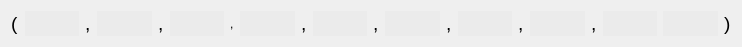
<?xml version="1.0" encoding="UTF-8"?>
<ui version="4.0">
 <class>Tuple10</class>
 <widget class="QWidget" name="Tuple10">
  <property name="geometry">
   <rect>
    <x>0</x>
    <y>0</y>
    <width>742</width>
    <height>46</height>
   </rect>
  </property>
  <property name="sizePolicy">
   <sizepolicy hsizetype="Expanding" vsizetype="Preferred">
    <horstretch>0</horstretch>
    <verstretch>0</verstretch>
   </sizepolicy>
  </property>
  <property name="windowTitle">
   <string>Form</string>
  </property>
  <layout class="QHBoxLayout" name="horizontalLayout">
   <item>
    <widget class="QLabel" name="label_5">
     <property name="text">
      <string>&lt;html&gt;&lt;head/&gt;&lt;body&gt;&lt;p&gt;&lt;span style=&quot; font-size:14pt;&quot;&gt;(&lt;/span&gt;&lt;/p&gt;&lt;/body&gt;&lt;/html&gt;</string>
     </property>
    </widget>
   </item>
   <item>
    <widget class="LECustomTuple" name="lineEditVal1">
     <property name="sizePolicy">
      <sizepolicy hsizetype="Expanding" vsizetype="Fixed">
       <horstretch>0</horstretch>
       <verstretch>0</verstretch>
      </sizepolicy>
     </property>
     <property name="minimumSize">
      <size>
       <width>0</width>
       <height>25</height>
      </size>
     </property>
     <property name="maximumSize">
      <size>
       <width>805</width>
       <height>16777215</height>
      </size>
     </property>
     <property name="styleSheet">
      <string notr="true">background:rgb(235,235,235);
border:0px;

</string>
     </property>
     <property name="readOnly">
      <bool>false</bool>
     </property>
    </widget>
   </item>
   <item>
    <widget class="QLabel" name="label_6">
     <property name="text">
      <string>&lt;html&gt;&lt;head/&gt;&lt;body&gt;&lt;p&gt;&lt;span style=&quot; font-size:14pt;&quot;&gt;,&lt;/span&gt;&lt;/p&gt;&lt;/body&gt;&lt;/html&gt;</string>
     </property>
    </widget>
   </item>
   <item>
    <widget class="LECustomTuple" name="lineEditVal2">
     <property name="sizePolicy">
      <sizepolicy hsizetype="Expanding" vsizetype="Fixed">
       <horstretch>0</horstretch>
       <verstretch>0</verstretch>
      </sizepolicy>
     </property>
     <property name="minimumSize">
      <size>
       <width>0</width>
       <height>25</height>
      </size>
     </property>
     <property name="maximumSize">
      <size>
       <width>10000</width>
       <height>16777215</height>
      </size>
     </property>
     <property name="focusPolicy">
      <enum>Qt::StrongFocus</enum>
     </property>
     <property name="styleSheet">
      <string notr="true">background:rgb(235,235,235);
border:0px;</string>
     </property>
    </widget>
   </item>
   <item>
    <widget class="QLabel" name="label_8">
     <property name="text">
      <string>&lt;html&gt;&lt;head/&gt;&lt;body&gt;&lt;p&gt;&lt;span style=&quot; font-size:14pt;&quot;&gt;,&lt;/span&gt;&lt;/p&gt;&lt;/body&gt;&lt;/html&gt;</string>
     </property>
    </widget>
   </item>
   <item>
    <widget class="LECustomTuple" name="lineEditVal3">
     <property name="sizePolicy">
      <sizepolicy hsizetype="Expanding" vsizetype="Fixed">
       <horstretch>0</horstretch>
       <verstretch>0</verstretch>
      </sizepolicy>
     </property>
     <property name="minimumSize">
      <size>
       <width>0</width>
       <height>25</height>
      </size>
     </property>
     <property name="maximumSize">
      <size>
       <width>10000</width>
       <height>16777215</height>
      </size>
     </property>
     <property name="focusPolicy">
      <enum>Qt::StrongFocus</enum>
     </property>
     <property name="styleSheet">
      <string notr="true">background:rgb(235,235,235);
border:0px;</string>
     </property>
    </widget>
   </item>
   <item>
    <widget class="QLabel" name="label_10">
     <property name="text">
      <string>,</string>
     </property>
    </widget>
   </item>
   <item>
    <widget class="LECustomTuple" name="lineEditVal4">
     <property name="sizePolicy">
      <sizepolicy hsizetype="Expanding" vsizetype="Fixed">
       <horstretch>0</horstretch>
       <verstretch>0</verstretch>
      </sizepolicy>
     </property>
     <property name="minimumSize">
      <size>
       <width>0</width>
       <height>25</height>
      </size>
     </property>
     <property name="maximumSize">
      <size>
       <width>10000</width>
       <height>16777215</height>
      </size>
     </property>
     <property name="focusPolicy">
      <enum>Qt::StrongFocus</enum>
     </property>
     <property name="styleSheet">
      <string notr="true">background:rgb(235,235,235);
border:0px;</string>
     </property>
    </widget>
   </item>
   <item>
    <widget class="QLabel" name="label_9">
     <property name="text">
      <string>&lt;html&gt;&lt;head/&gt;&lt;body&gt;&lt;p&gt;&lt;span style=&quot; font-size:14pt;&quot;&gt;,&lt;/span&gt;&lt;/p&gt;&lt;/body&gt;&lt;/html&gt;</string>
     </property>
    </widget>
   </item>
   <item>
    <widget class="LECustomTuple" name="lineEditVal5">
     <property name="sizePolicy">
      <sizepolicy hsizetype="Expanding" vsizetype="Fixed">
       <horstretch>0</horstretch>
       <verstretch>0</verstretch>
      </sizepolicy>
     </property>
     <property name="minimumSize">
      <size>
       <width>0</width>
       <height>25</height>
      </size>
     </property>
     <property name="maximumSize">
      <size>
       <width>10000</width>
       <height>16777215</height>
      </size>
     </property>
     <property name="focusPolicy">
      <enum>Qt::StrongFocus</enum>
     </property>
     <property name="styleSheet">
      <string notr="true">background:rgb(235,235,235);
border:0px;</string>
     </property>
    </widget>
   </item>
   <item>
    <widget class="QLabel" name="label_11">
     <property name="text">
      <string>&lt;html&gt;&lt;head/&gt;&lt;body&gt;&lt;p&gt;&lt;span style=&quot; font-size:14pt;&quot;&gt;,&lt;/span&gt;&lt;/p&gt;&lt;/body&gt;&lt;/html&gt;</string>
     </property>
    </widget>
   </item>
   <item>
    <widget class="LECustomTuple" name="lineEditVal6">
     <property name="sizePolicy">
      <sizepolicy hsizetype="Expanding" vsizetype="Fixed">
       <horstretch>0</horstretch>
       <verstretch>0</verstretch>
      </sizepolicy>
     </property>
     <property name="minimumSize">
      <size>
       <width>0</width>
       <height>25</height>
      </size>
     </property>
     <property name="maximumSize">
      <size>
       <width>10000</width>
       <height>16777215</height>
      </size>
     </property>
     <property name="focusPolicy">
      <enum>Qt::StrongFocus</enum>
     </property>
     <property name="styleSheet">
      <string notr="true">background:rgb(235,235,235);
border:0px;</string>
     </property>
    </widget>
   </item>
   <item>
    <widget class="QLabel" name="label_12">
     <property name="text">
      <string>&lt;html&gt;&lt;head/&gt;&lt;body&gt;&lt;p&gt;&lt;span style=&quot; font-size:14pt;&quot;&gt;,&lt;/span&gt;&lt;/p&gt;&lt;/body&gt;&lt;/html&gt;</string>
     </property>
    </widget>
   </item>
   <item>
    <widget class="LECustomTuple" name="lineEditVal7">
     <property name="sizePolicy">
      <sizepolicy hsizetype="Expanding" vsizetype="Fixed">
       <horstretch>0</horstretch>
       <verstretch>0</verstretch>
      </sizepolicy>
     </property>
     <property name="minimumSize">
      <size>
       <width>0</width>
       <height>25</height>
      </size>
     </property>
     <property name="maximumSize">
      <size>
       <width>10000</width>
       <height>16777215</height>
      </size>
     </property>
     <property name="focusPolicy">
      <enum>Qt::StrongFocus</enum>
     </property>
     <property name="styleSheet">
      <string notr="true">background:rgb(235,235,235);
border:0px;</string>
     </property>
    </widget>
   </item>
   <item>
    <widget class="QLabel" name="label_14">
     <property name="text">
      <string>&lt;html&gt;&lt;head/&gt;&lt;body&gt;&lt;p&gt;&lt;span style=&quot; font-size:14pt;&quot;&gt;,&lt;/span&gt;&lt;/p&gt;&lt;/body&gt;&lt;/html&gt;</string>
     </property>
    </widget>
   </item>
   <item>
    <widget class="LECustomTuple" name="lineEditVal8">
     <property name="sizePolicy">
      <sizepolicy hsizetype="Expanding" vsizetype="Fixed">
       <horstretch>0</horstretch>
       <verstretch>0</verstretch>
      </sizepolicy>
     </property>
     <property name="minimumSize">
      <size>
       <width>0</width>
       <height>25</height>
      </size>
     </property>
     <property name="maximumSize">
      <size>
       <width>10000</width>
       <height>16777215</height>
      </size>
     </property>
     <property name="focusPolicy">
      <enum>Qt::StrongFocus</enum>
     </property>
     <property name="styleSheet">
      <string notr="true">background:rgb(235,235,235);
border:0px;</string>
     </property>
    </widget>
   </item>
   <item>
    <widget class="QLabel" name="label_13">
     <property name="text">
      <string>&lt;html&gt;&lt;head/&gt;&lt;body&gt;&lt;p&gt;&lt;span style=&quot; font-size:14pt;&quot;&gt;,&lt;/span&gt;&lt;/p&gt;&lt;/body&gt;&lt;/html&gt;</string>
     </property>
    </widget>
   </item>
   <item>
    <widget class="LECustomTuple" name="lineEditVal9">
     <property name="sizePolicy">
      <sizepolicy hsizetype="Expanding" vsizetype="Fixed">
       <horstretch>0</horstretch>
       <verstretch>0</verstretch>
      </sizepolicy>
     </property>
     <property name="minimumSize">
      <size>
       <width>0</width>
       <height>25</height>
      </size>
     </property>
     <property name="maximumSize">
      <size>
       <width>10000</width>
       <height>16777215</height>
      </size>
     </property>
     <property name="focusPolicy">
      <enum>Qt::StrongFocus</enum>
     </property>
     <property name="styleSheet">
      <string notr="true">background:rgb(235,235,235);
border:0px;</string>
     </property>
    </widget>
   </item>
   <item>
    <widget class="LECustomTuple" name="lineEditVal10">
     <property name="sizePolicy">
      <sizepolicy hsizetype="Expanding" vsizetype="Fixed">
       <horstretch>0</horstretch>
       <verstretch>0</verstretch>
      </sizepolicy>
     </property>
     <property name="minimumSize">
      <size>
       <width>0</width>
       <height>25</height>
      </size>
     </property>
     <property name="maximumSize">
      <size>
       <width>10000</width>
       <height>16777215</height>
      </size>
     </property>
     <property name="focusPolicy">
      <enum>Qt::StrongFocus</enum>
     </property>
     <property name="styleSheet">
      <string notr="true">background:rgb(235,235,235);
border:0px;</string>
     </property>
    </widget>
   </item>
   <item>
    <widget class="QLabel" name="label_7">
     <property name="text">
      <string>&lt;html&gt;&lt;head/&gt;&lt;body&gt;&lt;p&gt;&lt;span style=&quot; font-size:14pt;&quot;&gt;)&lt;/span&gt;&lt;/p&gt;&lt;/body&gt;&lt;/html&gt;</string>
     </property>
    </widget>
   </item>
   <item>
    <spacer name="horizontalSpacer_2">
     <property name="orientation">
      <enum>Qt::Horizontal</enum>
     </property>
     <property name="sizeType">
      <enum>QSizePolicy::Preferred</enum>
     </property>
     <property name="sizeHint" stdset="0">
      <size>
       <width>5</width>
       <height>20</height>
      </size>
     </property>
    </spacer>
   </item>
  </layout>
 </widget>
 <customwidgets>
  <customwidget>
   <class>LECustomTuple</class>
   <extends>QLineEdit</extends>
   <header>gereListe.h</header>
  </customwidget>
 </customwidgets>
 <resources/>
 <connections/>
</ui>
